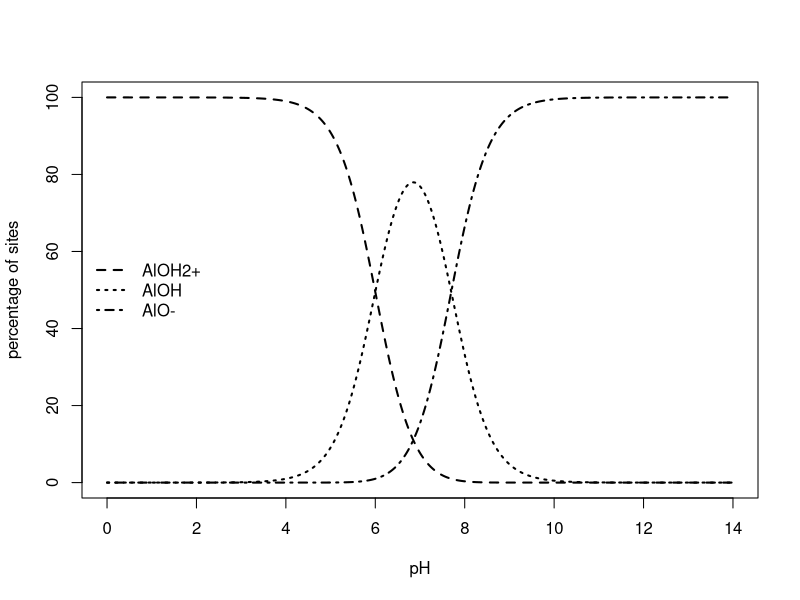
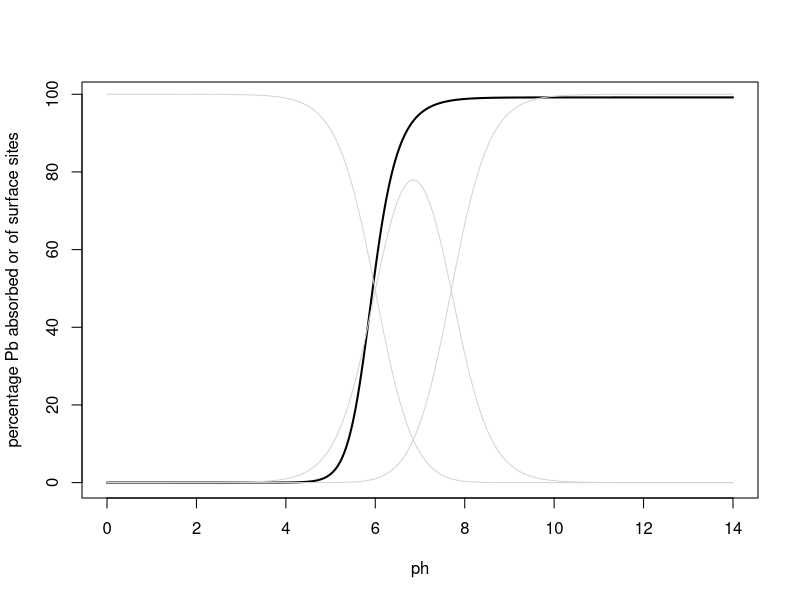
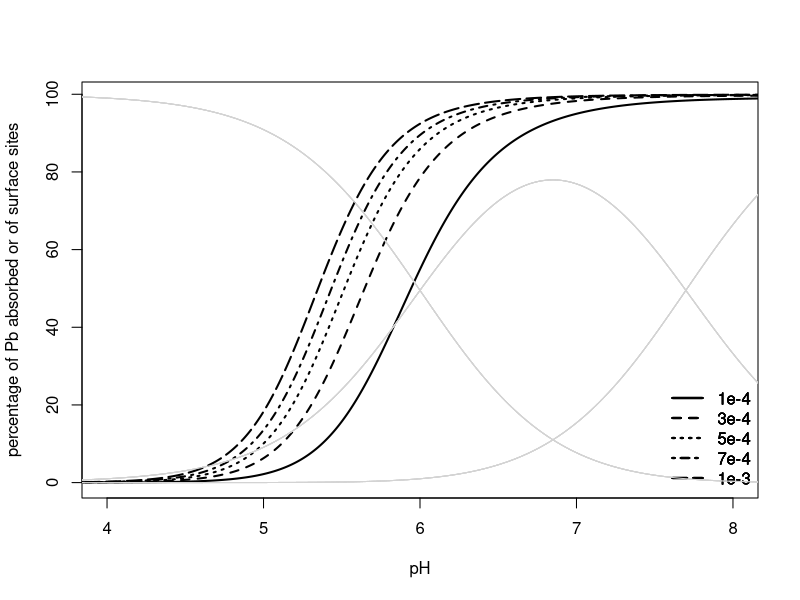

Here is the R script that generated these plots, in order:
#######################################################
# Part I: Acid-Base Chemistry of Metal Oxide Surfaces #
#######################################################
#######################################################
#######################################################

# adding text explaining

# equilibrium constants
Ka1 = 1.00e-6
Ka2 = 2.00e-8
Kw = 1.00e-14

# mass balance on surface sites
Caloh = 1e-4

# set up master variable
ph = seq(0, 14, 0.01)

# calculate concentrations for surface sites
h = 10^-ph
oh = Kw/h
aloh2 = Caloh/(1 + Ka1/h + Ka1*Ka2/h^2)
aloh = Ka1*aloh2/h
alo = Ka1*Ka2*aloh2/h^2

# plot percentage of sites by type
plot(ph, 100*aloh2/Caloh, type = "l", lty = 2, lwd = 2, 
     ylab = "percentage of sites", xlab = "pH")
lines(ph, 100*aloh/Caloh, lty = 3, lwd = 2)
lines(ph, 100*alo/Caloh, lty = 4, lwd = 2)
legend(x = "left", legend = c("AlOH2+", "AlOH", "AlO-"), 
       lty = c(2, 3, 4), lwd = c(2, 2, 2), bty = "n")

####################################################
# Part II: Complexation of Lead With Surface Sites #
####################################################

# additional equilibrium constant
Kpb = 1.23e6

# additional mass balance
Cpb = 1e-7

# calculate additional concentrations
pb = Cpb/(1 + Kpb*alo)
alopb = Kpb*alo*pb

# plot percentages of lead absorbed and of surface sites
plot(ph, 100*alopb/Cpb, type = "l", lty = 1, lwd = 2, 
     xlim = c(0, 14), ylab = "percentage Pb absorbed or of surface sites")
lines(ph, 100*aloh2/Caloh, col = "lightgray")
lines(ph, 100*aloh/Caloh, col = "lightgray")
lines(ph, 100*alo/Caloh, col = "lightgray")

#######################################################################
# Part III: How Does Concentration of Surface Sites Affect Absorption #
#######################################################################

# list of surface site concentrations
sd = c(1e-4, 3e-4, 5e-4, 7e-4, 1e-3)

for (i in 1:5) {
  Cpb = 1e-7
  ph = seq(0, 14, 0.01)
  h = 10^-ph
  oh = Kw/h
  Caloh = sd[i]
  aloh2 = Caloh/(1 + Ka1/h + Ka1*Ka2/h^2)
  aloh = Ka1*aloh2/h
  alo = Ka1*Ka2*aloh2/h^2
  pb = Cpb/(1 + Kpb*alo)
  alopb = Kpb*alo*pb
  if (i == 1) {
    plot(ph, 100*alopb/Cpb, type = "l", xlim = c(4,8), lwd = 2, 
         ylab = "percentage of Pb absorbed or of surface sites", 
         xlab = "pH")
  } else {
    lines(ph, 100*alopb/Cpb, lty = i, lwd = 2)
  }
  legend(x = "bottomright", legend = c("1e-4", "3e-4", "5e-4", 
                                       "7e-4", "1e-3"), 
         lty = c(1, 2, 3, 4, 5), lwd = 2, bty = "n")
  lines(ph, 100*aloh2/Caloh, col = "lightgray")
  lines(ph, 100*aloh/Caloh, col = "lightgray")
  lines(ph, 100*alo/Caloh, col = "lightgray")
}





